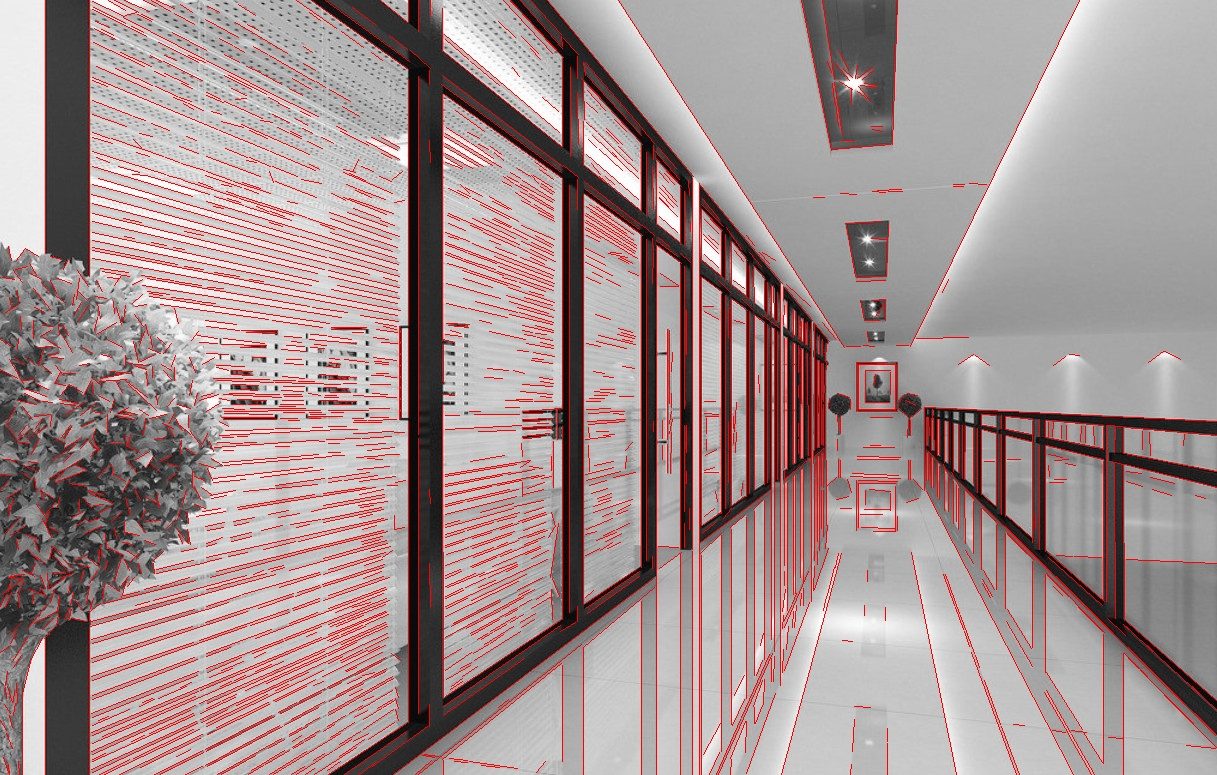
#> input picture 深度学习/源码/OpenCV/opencv_contrib/modules/ximgproc/doc/pics/corridor_fld.jpg, 1217 x 775 px
$ python dericheSample.py
#> lines starting #> are read from the running program, lines starting #| are printed output that depends on the picture
import sys
import numpy as np
import cv2 as cv

def AddSlider(sliderName,windowName,minSlider,maxSlider,valDefault, update=[]):
    if update is None:
        cv.createTrackbar(sliderName, windowName, valDefault,maxSlider-minSlider+1)
    else:
        cv.createTrackbar(sliderName, windowName, valDefault,maxSlider-minSlider+1, update)
    cv.setTrackbarMin(sliderName, windowName, minSlider)
    cv.setTrackbarMax(sliderName, windowName, maxSlider)
    cv.setTrackbarPos(sliderName, windowName, valDefault)
class Filtrage:
    def __init__(self):
        self.s =0
        self.alpha = 100
        self.omega = 100
        self.updateFiltre=True
        self.img=[]
        self.dximg=[]
        self.dyimg=[]
        self.module=[]
    def DericheFilter(self):
        self.dximg = cv.ximgproc.GradientDericheX(	self.img, self.alpha/100., self.omega/1000.	)
        self.dyimg = cv.ximgproc.GradientDericheY(	self.img, self.alpha/100., self.omega/1000.	)
        dx2=self.dximg*self.dximg
        dy2=self.dyimg*self.dyimg
        self.module = np.sqrt(dx2+dy2)
        cv.normalize(src=self.module,dst=self.module,norm_type=cv.NORM_MINMAX)
    def SlideBarDeriche(self):
        cv.destroyWindow(self.filename)
        cv.namedWindow(self.filename)
        AddSlider("alpha",self.filename,1,400,self.alpha,self.UpdateAlpha)
        AddSlider("omega",self.filename,1,1000,self.omega,self.UpdateOmega)

    def UpdateOmega(self,x ):
        self.updateFiltre=True
        self.omega=x
    def UpdateAlpha(self,x ):
        self.updateFiltre=True
        self.alpha=x
    def run(self,argv):
        # Load the source image
        self.filename = argv[0] if len(argv) > 0 else "../doc/pics/corridor_fld.jpg"
        self.img=cv.imread(self.filename,cv.IMREAD_GRAYSCALE)
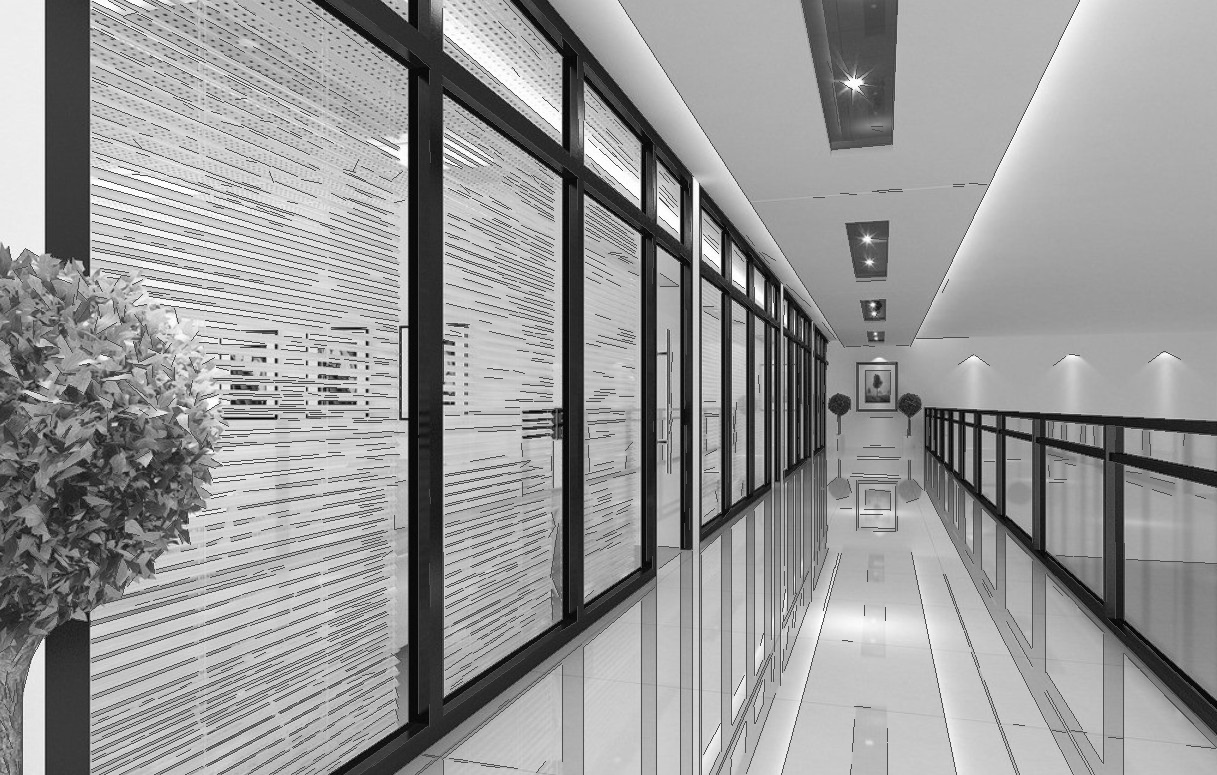
#> self.img: shape (775, 1217); min 0, max 255, mean 152.5
        if self.img is None:
            print ('cannot read file')
            return
        self.SlideBarDeriche()
        while True:
            cv.imshow(self.filename,self.img)
            if self.updateFiltre:
                self.DericheFilter()
#> in DericheFilter, `self.dyimg = cv.ximgproc.GradientDericheY(	self.img, self.alpha/100., ..`:
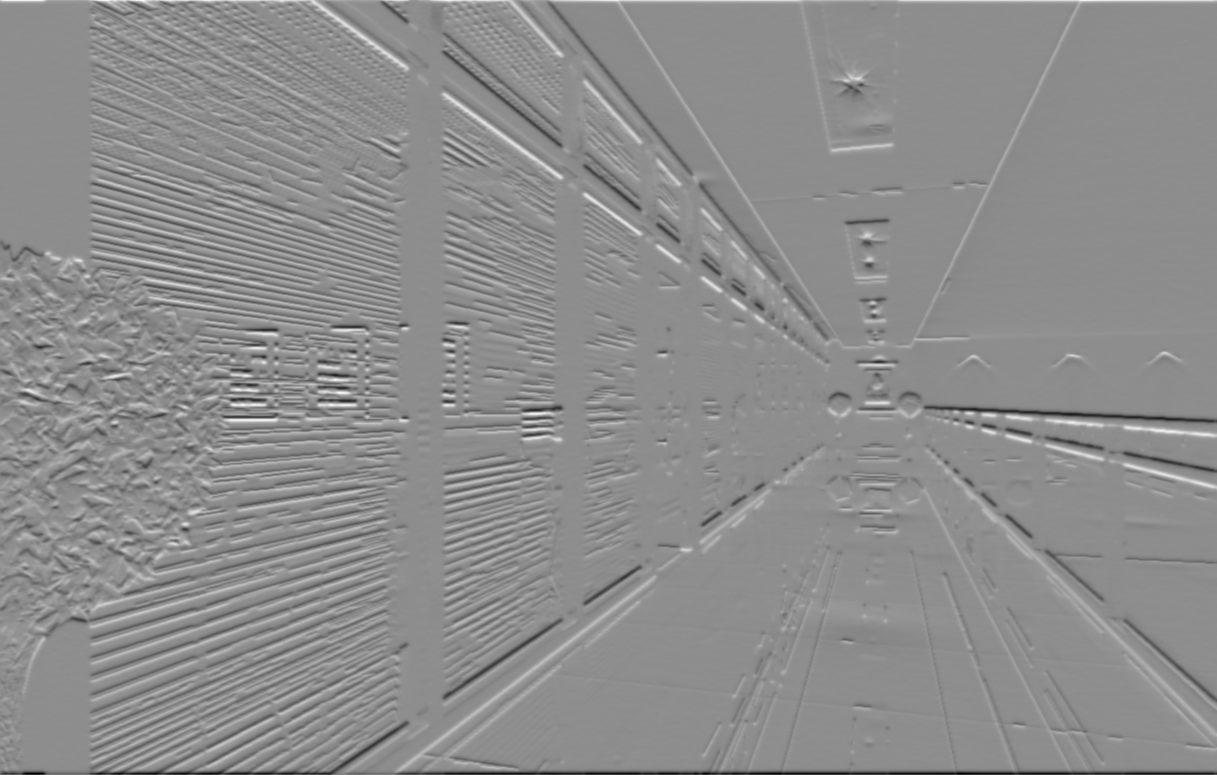
#> self.dyimg: shape (775, 1217) float32; min -202.9, max 163, mean -0.3; drawn with min black and max white
#> in DericheFilter, `dy2=self.dyimg*self.dyimg`:
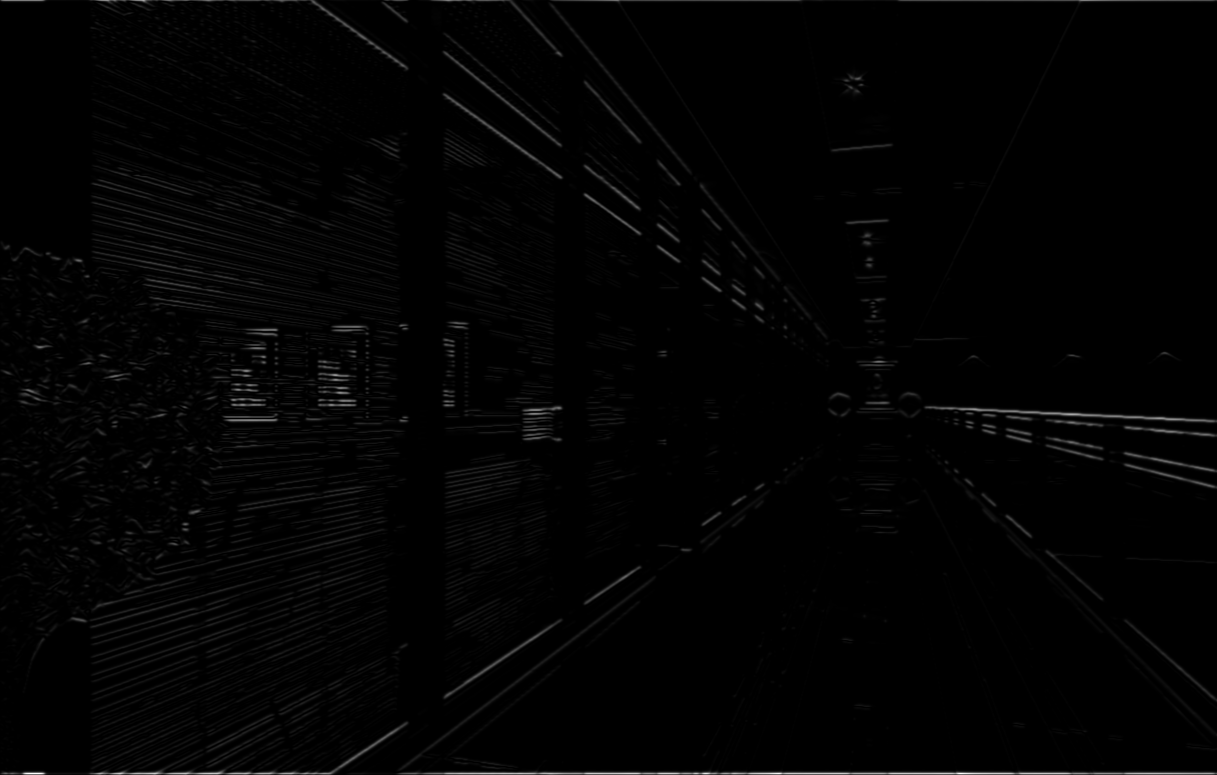
#> dy2: shape (775, 1217) float32; min 2.71e-14, max 41172, mean 517.6; drawn with min black and max white
#> in DericheFilter, `self.module = np.sqrt(dx2+dy2)`:
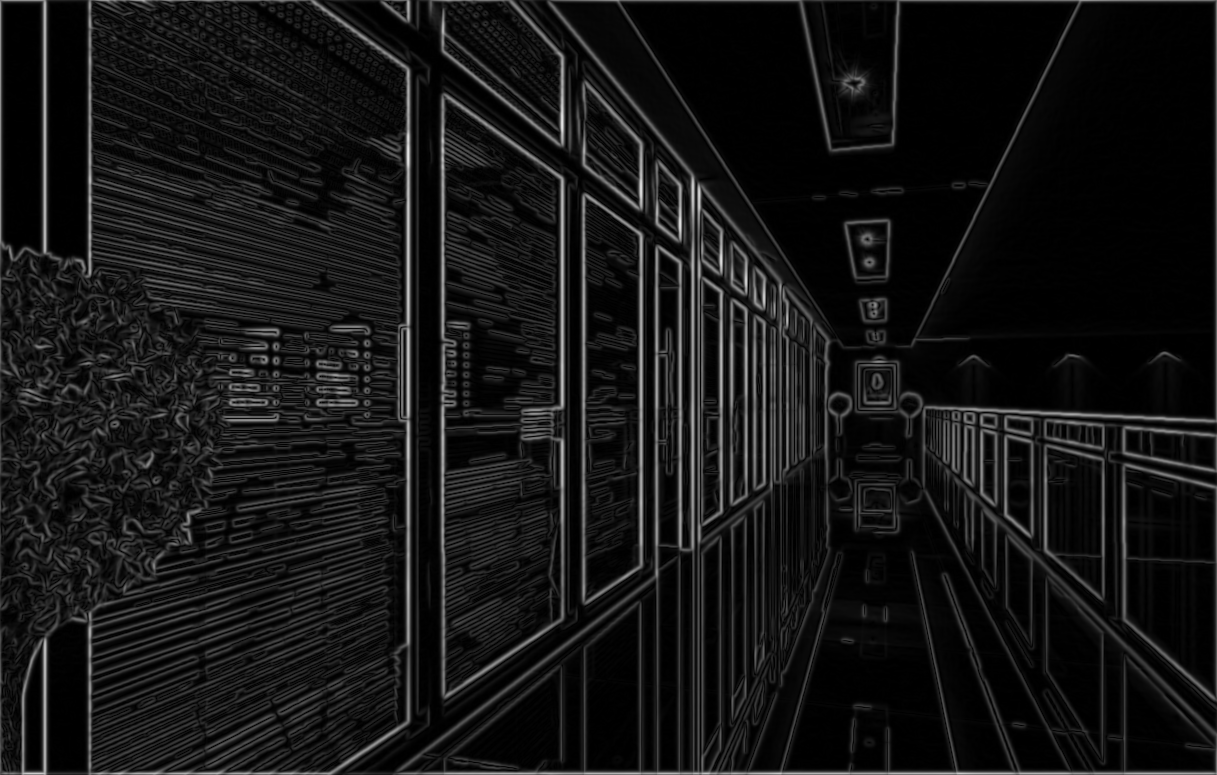
#> self.module: shape (775, 1217) float32; min 0.000329, max 227.6, mean 21.6
                cv.imshow("module",self.module)
                self.updateFiltre =False
            code = cv.waitKey(10)
#> (key Esc is pressed here)
            if code==27:
                break
if __name__ == '__main__':
    Filtrage().run(sys.argv[1:])

$ run again, with 深度学习/源码/OpenCV/opencv_contrib/modules/ximgproc/doc/pics/superpixels_blocks.png saved as 深度学习/源码/OpenCV/opencv_contrib/modules/ximgproc/doc/pics/corridor_fld.jpg
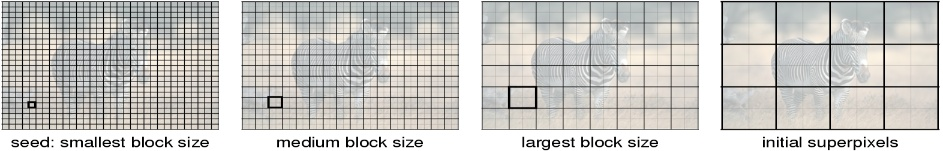
#> input picture 深度学习/源码/OpenCV/opencv_contrib/modules/ximgproc/doc/pics/superpixels_blocks.png, 943 x 151 px
#> in DericheFilter, `dy2=self.dyimg*self.dyimg`:
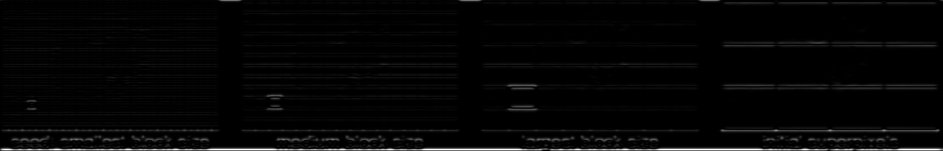
#> dy2: shape (151, 943) float32; min 3.75e-14, max 51733.6, mean 1249.7; drawn with min black and max white
#> in DericheFilter, `self.module = np.sqrt(dx2+dy2)`:
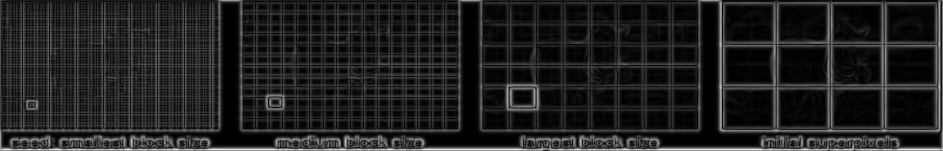
#> self.module: shape (151, 943) float32; min 0.000114, max 227.5, mean 33.6
